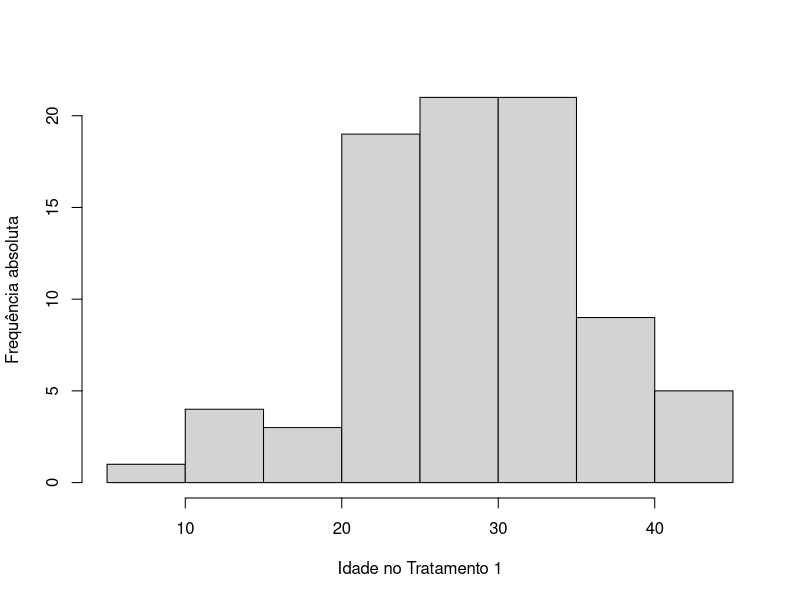

This chart was generated by the following R code: (Note: this script raises an error after producing the figure.)
library(here)

dados <- read.csv("data/cgd3.csv", sep=";", dec=".")

# Verificar se as distribuições exponencial ou normal se ajustam bem a variável idade do paciente, 
# verificar esses ajustes globalmente e separado por Tratamento

# idade no Tratamento 1
idade_trat1 <- dados$Idade[dados$Tratamento == 1]

png("avaliacao/p2/plots/trat1_hist.png")
hist(idade_trat1, ylab="Frequência absoluta", xlab="Idade no Tratamento 1", main="")
graphics.off()

# distribuição normal

desvio <- sd(idade_trat1)
x <- seq(min(idade_trat1), max(idade_trat1), by=0.001)
fteorico <- dnorm(x, mean=media, sd=desvio)

png("avaliacao/p2/plots/norm_trat1_hist.png")
hist(idade_trat1, freq=F, xlab="Idade do Paciente (anos) no Tratamento 1", ylab="Frequência Relativa", main="", ylim=c(0, 0.06))
lines(x, fteorico, col="red")
graphics.off()

png("avaliacao/p2/plots/norm_trat1_qqnorm.png")
qqnorm(idade_trat1, ylab="Quantis observaados", xlab="Quantis Teóricos", main="")
qqline(idade_trat1, col="red")
graphics.off()

# distribuição exponencial
x <- seq(min(idade_trat1), max(idade_trat1), by=1)
fteorico <- dexp(x, rate=1/media)
png("avaliacao/p2/plots/exp_trat1.png")
hist(idade_trat1, freq=F, xlab="Idade do Paciente (anos)", ylab="Frequência Relativa", main="")
lines(x, fteorico, col="red")
graphics.off()
